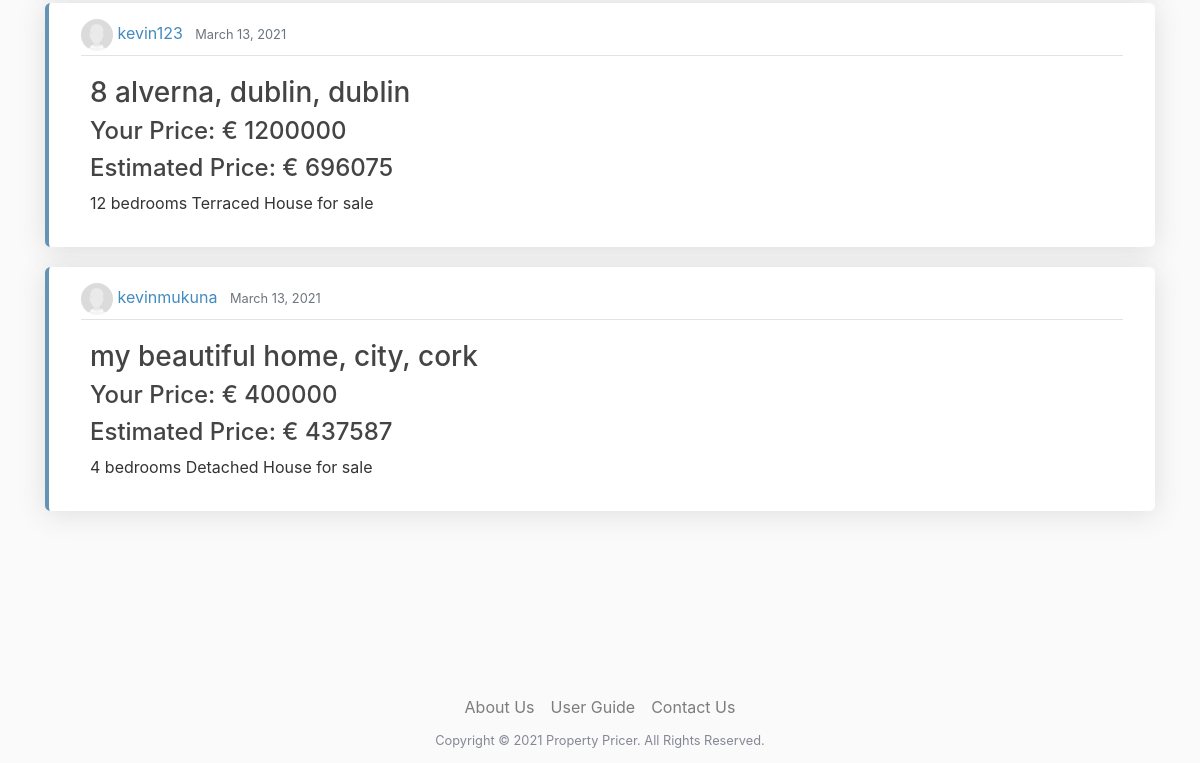
Before: / (lower part) with the older database file.
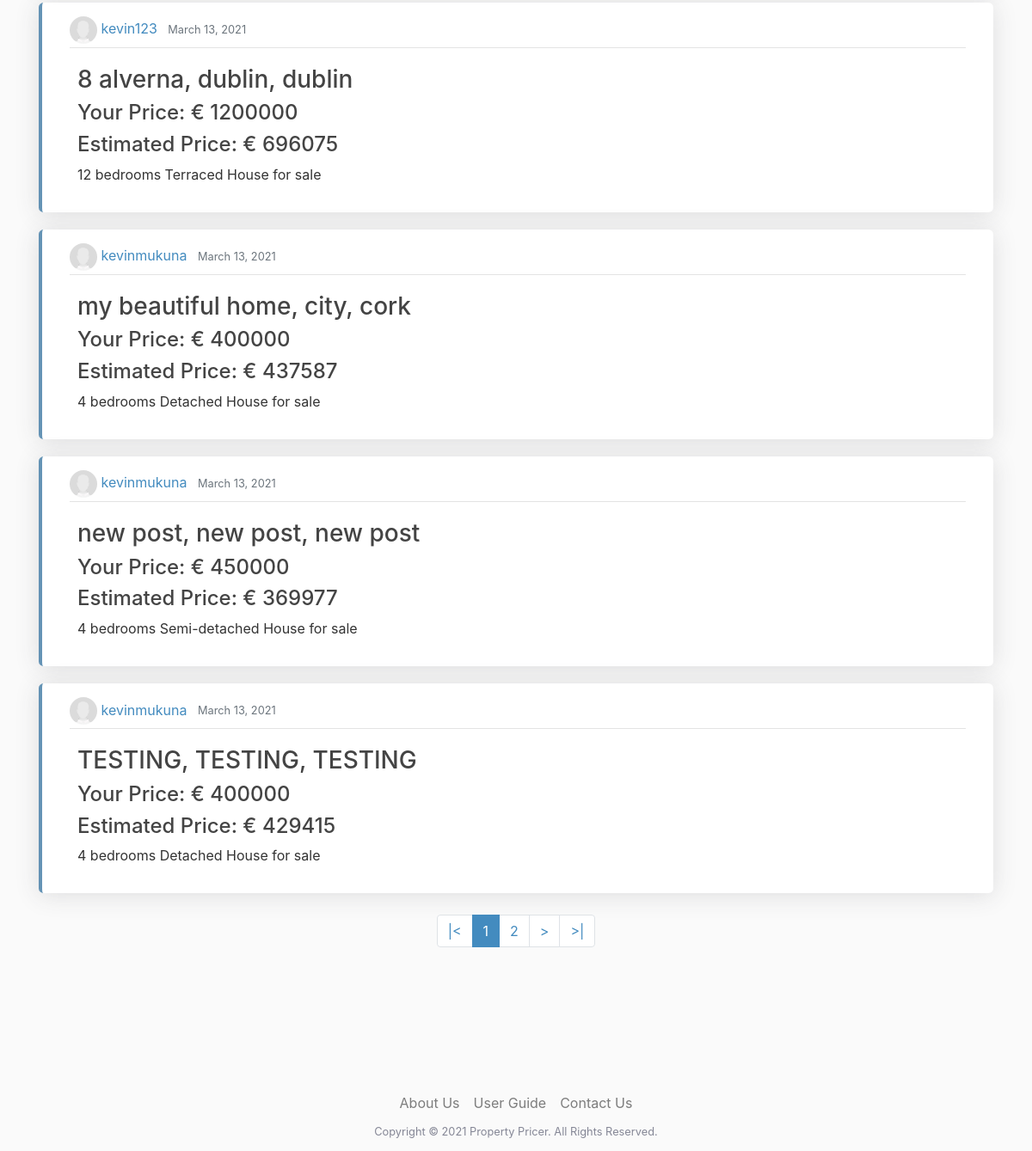
After: the same page with the newer database file.
### webpages/models.py (models this page shows, shortened)
class Post(models.Model):
    property_description = models.TextField(null=True, blank=True)
    address_line_1 = models.CharField(max_length=255)
    address_line_2 = models.CharField(max_length=255, null=True, blank=True)
    city = models.CharField(max_length=128, default='')
    county = models.CharField(max_length=128, default='')
    floor_plan = models.ImageField(upload_to="floor_plan", null=True, blank=True)
    property_type = models.CharField(max_length=128, default='',
                                     choices=PROPERTY_TYPE_CHOICES)
    number_of_bedrooms = models.PositiveIntegerField()
    number_of_bathrooms = models.PositiveIntegerField()
    energy_rating = models.CharField(max_length=128, default='',
                                     choices=ENERGY_RATING_CHOICES)
    size = models.PositiveIntegerField()
    date_posted = models.DateField(default=timezone.now)
    author = models.ForeignKey(User, related_name="user_posts", on_delete=models.CASCADE)
    price = models.PositiveIntegerField(null=True, blank=True, editable=True)
    estimated_price = models.PositiveIntegerField(null=False, blank=True, editable=False)
    __original_price = None
    """
        this method return a string to redirect the user after posting to that post by returning post details the
        primary key of the newly created post
    """
    """
        overwriting the django save method
        by passing in the estimated price into the price before it is saved
    """
    def save(self, force_insert=False, force_update=False, *args, **kwargs):
        estimated_price = price_pridiction_model(
            self.number_of_bedrooms,
            self.number_of_bathrooms,
            self.size,
            int(property_type_dict[self.property_type]),
            int(energy_rating_dict[self.energy_rating])
        )
        self.estimated_price = estimated_price
        super().save(force_insert, force_update, *args, **kwargs)

### userpages/models.py (models this page shows, shortened)
class Profile(models.Model):
    user = models.OneToOneField(User, on_delete=models.CASCADE)
    image = models.ImageField(default='default.jpg', upload_to='profile_pics')

### webpages/views.py (the view)
# urls.py: path('', PostListView.as_view(), name='home-page'),
class PostListView(ListView):
    model = Post
    template_name = 'webpages/home.html'
    context_object_name = 'posts'
    ordering = ["-date_posted"]
    paginate_by = 5

### templates/webpages/home.html (shortened to what this page needs)
{% extends "base.html" %}
{% load static %}
{% block content %}
<section class="my-4 pb-5" id="all_posts" >
    {% for post in posts %}
    {% include 'webpages/short_post.html' %}
    {% endfor %}
    {% include 'webpages/pagination.html' %}
</section>
<section class="my-4 pb-5" id="search_posts_output">
</section>
{% endblock content %}

### templates/webpages/short_post.html (shortened to what this page needs)
<article class="media content-section">
    <div class="media-body w-50">
        <div class="article-metadata">
            <img class="rounded-circle article-img" src="{{ post.author.profile.image.url }}">
            <a class="mr-2" href="{% url 'profile-page' post.author.username %}">{{ post.author }}</a>
            <small class="text-muted">{{ post.date_posted }}</small>
        </div>
        <div class="row">
            {% if post.post_images.all %}
                <div class="mx-auto my-auto">
            {% else %}
                <div class="mx-4">
            {% endif %}
                {% if object.address_line_2 %}
                    <h3 class="article-title mt-3"><a class="article-title" href="{% url 'post-detail' post.id %}">{{ object.address_line_1 }}, {{ post.address_line_2 }}, {{ post.city }}, {{ post.county }}</a></h3>
                {% else %}
                    <h3 class="article-title mt-3"><a class="article-title" href="{% url 'post-detail' post.id %}">{{ post.address_line_1 }}, {{ post.city }}, {{ post.county }}</a></h3>
                {% endif %}
                {% if post.price %}
                    <h4>Your Price:  € {{ post.price }}</h4>
                    <h4>Estimated Price: € {{ post.estimated_price }}</h4>
                {% else %}
                    <h4>Your Price: POA</h4>
                    <h4>Estimated Price: € {{ post.estimated_price }}</h4>
                {% endif %}
                <p>{{ post.number_of_bedrooms }} bedrooms {{ post.property_type }} for sale</p>
            </div>
        </div>
    </div>
</article>

Changed rows visible on the page:
added Post: author.profile.image (placeholder picture), author "kevinmukuna", date_posted "March 13, 2021", address_line_1 "new post", city "new post", county "new post", price "450000", estimated_price "369977", number_of_bedrooms "4", property_type "Semi-detached House"
added Post: author.profile.image (placeholder picture), author "kevinmukuna", date_posted "March 13, 2021", address_line_1 "TESTING", city "TESTING", county "TESTING", price "400000", estimated_price "429415", number_of_bedrooms "4", property_type "Detached House"
Other visible differences:
new list line: "1"
new list line: "2"
